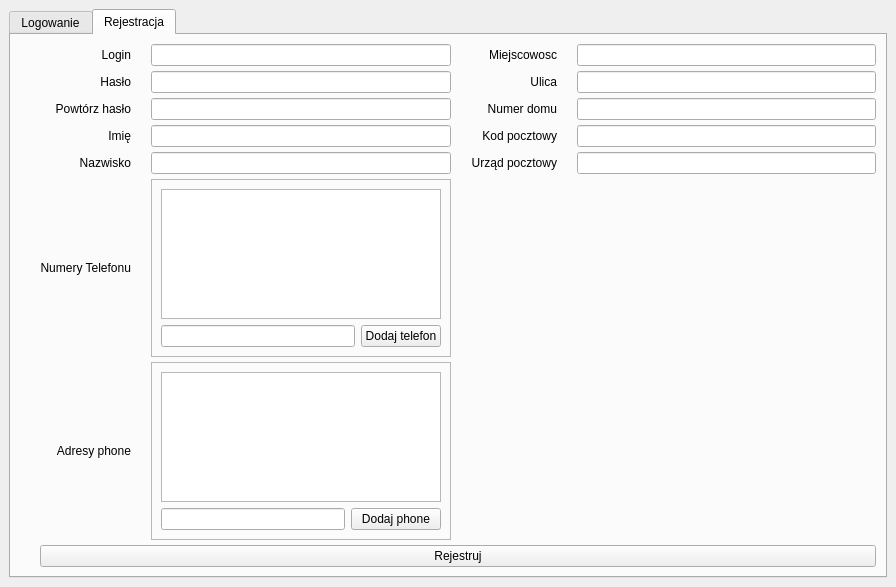
<?xml version="1.0" encoding="UTF-8"?>
<ui version="4.0">
 <class>MainWindow</class>
 <widget class="QMainWindow" name="MainWindow">
  <property name="geometry">
   <rect>
    <x>0</x>
    <y>0</y>
    <width>896</width>
    <height>587</height>
   </rect>
  </property>
  <property name="windowTitle">
   <string>MainWindow</string>
  </property>
  <widget class="QWidget" name="centralwidget">
   <layout class="QHBoxLayout" name="horizontalLayout_3">
    <item>
     <widget class="QTabWidget" name="tabWidget">
      <property name="currentIndex">
       <number>1</number>
      </property>
      <widget class="QWidget" name="loginTab">
       <attribute name="title">
        <string>Logowanie</string>
       </attribute>
       <widget class="QLabel" name="logowanieLabel">
        <property name="geometry">
         <rect>
          <x>10</x>
          <y>10</y>
          <width>38</width>
          <height>17</height>
         </rect>
        </property>
        <property name="text">
         <string>Login</string>
        </property>
        <property name="buddy">
         <cstring>loginLineEdit</cstring>
        </property>
       </widget>
       <widget class="QLineEdit" name="loginLineEdit">
        <property name="geometry">
         <rect>
          <x>55</x>
          <y>10</y>
          <width>200</width>
          <height>27</height>
         </rect>
        </property>
        <property name="minimumSize">
         <size>
          <width>200</width>
          <height>0</height>
         </size>
        </property>
       </widget>
       <widget class="QLabel" name="hasOLabel">
        <property name="geometry">
         <rect>
          <x>10</x>
          <y>50</y>
          <width>39</width>
          <height>17</height>
         </rect>
        </property>
        <property name="text">
         <string>Hasło</string>
        </property>
        <property name="buddy">
         <cstring>passwordLineEdit</cstring>
        </property>
       </widget>
       <widget class="QLineEdit" name="passwordLineEdit">
        <property name="geometry">
         <rect>
          <x>55</x>
          <y>49</y>
          <width>200</width>
          <height>27</height>
         </rect>
        </property>
        <property name="minimumSize">
         <size>
          <width>200</width>
          <height>0</height>
         </size>
        </property>
       </widget>
       <widget class="QPushButton" name="loginButton">
        <property name="geometry">
         <rect>
          <x>55</x>
          <y>82</y>
          <width>201</width>
          <height>27</height>
         </rect>
        </property>
        <property name="text">
         <string>Zaloguj</string>
        </property>
       </widget>
      </widget>
      <widget class="QWidget" name="registrationTab">
       <attribute name="title">
        <string>Rejestracja</string>
       </attribute>
       <layout class="QHBoxLayout" name="horizontalLayout_2">
        <item>
         <layout class="QGridLayout" name="gridLayout_3">
          <property name="leftMargin">
           <number>20</number>
          </property>
          <property name="horizontalSpacing">
           <number>20</number>
          </property>
          <property name="verticalSpacing">
           <number>5</number>
          </property>
          <item row="6" column="0">
           <widget class="QLabel" name="numeryTelefonuLabel">
            <property name="text">
             <string>Numery Telefonu</string>
            </property>
            <property name="alignment">
             <set>Qt::AlignRight|Qt::AlignTrailing|Qt::AlignVCenter</set>
            </property>
            <property name="buddy">
             <cstring>phoneLineEdit</cstring>
            </property>
           </widget>
          </item>
          <item row="3" column="3">
           <widget class="QLineEdit" name="postalCodeLineEdit"/>
          </item>
          <item row="2" column="0">
           <widget class="QLabel" name="passwordRepeatLabel">
            <property name="text">
             <string>Powtórz hasło</string>
            </property>
            <property name="alignment">
             <set>Qt::AlignRight|Qt::AlignTrailing|Qt::AlignVCenter</set>
            </property>
            <property name="buddy">
             <cstring>passwordRepeatLineEdit</cstring>
            </property>
           </widget>
          </item>
          <item row="6" column="1">
           <widget class="QFrame" name="frame">
            <property name="frameShape">
             <enum>QFrame::StyledPanel</enum>
            </property>
            <property name="frameShadow">
             <enum>QFrame::Raised</enum>
            </property>
            <layout class="QGridLayout" name="gridLayout">
             <item row="0" column="0" colspan="2">
              <widget class="QListWidget" name="phoneListView"/>
             </item>
             <item row="1" column="1">
              <widget class="QPushButton" name="addPhoneButton">
               <property name="text">
                <string>Dodaj telefon</string>
               </property>
              </widget>
             </item>
             <item row="1" column="0">
              <widget class="QLineEdit" name="phoneLineEdit"/>
             </item>
            </layout>
           </widget>
          </item>
          <item row="1" column="1">
           <widget class="QLineEdit" name="passwordLineEdit_2"/>
          </item>
          <item row="3" column="2">
           <widget class="QLabel" name="postalCodeLabel">
            <property name="text">
             <string>Kod pocztowy</string>
            </property>
            <property name="alignment">
             <set>Qt::AlignRight|Qt::AlignTrailing|Qt::AlignVCenter</set>
            </property>
            <property name="buddy">
             <cstring>postalCodeLineEdit</cstring>
            </property>
           </widget>
          </item>
          <item row="4" column="1">
           <widget class="QLineEdit" name="surnameLineEdit"/>
          </item>
          <item row="2" column="1">
           <widget class="QLineEdit" name="passwordRepeatLineEdit"/>
          </item>
          <item row="7" column="0">
           <widget class="QLabel" name="emailsLabel">
            <property name="text">
             <string>Adresy phone</string>
            </property>
            <property name="alignment">
             <set>Qt::AlignRight|Qt::AlignTrailing|Qt::AlignVCenter</set>
            </property>
            <property name="buddy">
             <cstring>emailLineEdit</cstring>
            </property>
           </widget>
          </item>
          <item row="1" column="0">
           <widget class="QLabel" name="hasOLabel_2">
            <property name="text">
             <string>Hasło</string>
            </property>
            <property name="alignment">
             <set>Qt::AlignRight|Qt::AlignTrailing|Qt::AlignVCenter</set>
            </property>
            <property name="buddy">
             <cstring>passwordLineEdit_2</cstring>
            </property>
           </widget>
          </item>
          <item row="0" column="1">
           <widget class="QLineEdit" name="logowanieLineEdit_2"/>
          </item>
          <item row="3" column="0">
           <widget class="QLabel" name="nameLabel">
            <property name="text">
             <string>Imię</string>
            </property>
            <property name="alignment">
             <set>Qt::AlignRight|Qt::AlignTrailing|Qt::AlignVCenter</set>
            </property>
            <property name="buddy">
             <cstring>nameLineEdit</cstring>
            </property>
           </widget>
          </item>
          <item row="0" column="2">
           <widget class="QLabel" name="cityLabel">
            <property name="text">
             <string>Miejscowosc</string>
            </property>
            <property name="alignment">
             <set>Qt::AlignRight|Qt::AlignTrailing|Qt::AlignVCenter</set>
            </property>
            <property name="buddy">
             <cstring>cityLineEdit</cstring>
            </property>
           </widget>
          </item>
          <item row="2" column="3">
           <widget class="QLineEdit" name="homeNumberLineEdit"/>
          </item>
          <item row="4" column="3">
           <widget class="QLineEdit" name="postOfficeLineEdit"/>
          </item>
          <item row="6" column="2">
           <widget class="QWidget" name="emailsWidget" native="true">
            <property name="minimumSize">
             <size>
              <width>0</width>
              <height>100</height>
             </size>
            </property>
            <layout class="QVBoxLayout" name="verticalLayout_5"/>
           </widget>
          </item>
          <item row="3" column="1">
           <widget class="QLineEdit" name="nameLineEdit"/>
          </item>
          <item row="7" column="1">
           <widget class="QFrame" name="frame_2">
            <property name="frameShape">
             <enum>QFrame::StyledPanel</enum>
            </property>
            <property name="frameShadow">
             <enum>QFrame::Raised</enum>
            </property>
            <layout class="QGridLayout" name="gridLayout_2">
             <item row="1" column="1">
              <widget class="QPushButton" name="addEmailButton">
               <property name="text">
                <string>  Dodaj phone  </string>
               </property>
              </widget>
             </item>
             <item row="1" column="0">
              <widget class="QLineEdit" name="emailLineEdit"/>
             </item>
             <item row="0" column="0" colspan="2">
              <widget class="QListView" name="emailListView"/>
             </item>
            </layout>
           </widget>
          </item>
          <item row="1" column="3">
           <widget class="QLineEdit" name="streetLineEdit"/>
          </item>
          <item row="4" column="0">
           <widget class="QLabel" name="surnameLabel">
            <property name="text">
             <string>Nazwisko</string>
            </property>
            <property name="alignment">
             <set>Qt::AlignRight|Qt::AlignTrailing|Qt::AlignVCenter</set>
            </property>
            <property name="buddy">
             <cstring>surnameLineEdit</cstring>
            </property>
           </widget>
          </item>
          <item row="1" column="2">
           <widget class="QLabel" name="streetLabel">
            <property name="text">
             <string>Ulica</string>
            </property>
            <property name="alignment">
             <set>Qt::AlignRight|Qt::AlignTrailing|Qt::AlignVCenter</set>
            </property>
            <property name="buddy">
             <cstring>streetLineEdit</cstring>
            </property>
           </widget>
          </item>
          <item row="2" column="2">
           <widget class="QLabel" name="homeNumberLabel">
            <property name="text">
             <string>Numer domu</string>
            </property>
            <property name="alignment">
             <set>Qt::AlignRight|Qt::AlignTrailing|Qt::AlignVCenter</set>
            </property>
            <property name="buddy">
             <cstring>homeNumberLineEdit</cstring>
            </property>
           </widget>
          </item>
          <item row="4" column="2">
           <widget class="QLabel" name="postOfficeLabel">
            <property name="text">
             <string>Urząd pocztowy</string>
            </property>
            <property name="alignment">
             <set>Qt::AlignRight|Qt::AlignTrailing|Qt::AlignVCenter</set>
            </property>
            <property name="buddy">
             <cstring>postOfficeLineEdit</cstring>
            </property>
           </widget>
          </item>
          <item row="0" column="3">
           <widget class="QLineEdit" name="cityLineEdit"/>
          </item>
          <item row="0" column="0">
           <widget class="QLabel" name="logowanieLabel_2">
            <property name="text">
             <string>Login</string>
            </property>
            <property name="alignment">
             <set>Qt::AlignRight|Qt::AlignTrailing|Qt::AlignVCenter</set>
            </property>
            <property name="buddy">
             <cstring>logowanieLineEdit_2</cstring>
            </property>
           </widget>
          </item>
          <item row="8" column="0" colspan="4">
           <widget class="QPushButton" name="registerBtn">
            <property name="text">
             <string>Rejestruj</string>
            </property>
           </widget>
          </item>
         </layout>
        </item>
       </layout>
      </widget>
     </widget>
    </item>
   </layout>
  </widget>
 </widget>
 <tabstops>
  <tabstop>loginLineEdit</tabstop>
  <tabstop>passwordLineEdit</tabstop>
  <tabstop>loginButton</tabstop>
  <tabstop>logowanieLineEdit_2</tabstop>
  <tabstop>passwordLineEdit_2</tabstop>
  <tabstop>passwordRepeatLineEdit</tabstop>
  <tabstop>nameLineEdit</tabstop>
  <tabstop>surnameLineEdit</tabstop>
  <tabstop>phoneLineEdit</tabstop>
  <tabstop>addPhoneButton</tabstop>
  <tabstop>phoneListView</tabstop>
  <tabstop>emailLineEdit</tabstop>
  <tabstop>addEmailButton</tabstop>
  <tabstop>emailListView</tabstop>
  <tabstop>cityLineEdit</tabstop>
  <tabstop>streetLineEdit</tabstop>
  <tabstop>homeNumberLineEdit</tabstop>
  <tabstop>postalCodeLineEdit</tabstop>
  <tabstop>postOfficeLineEdit</tabstop>
  <tabstop>registerBtn</tabstop>
  <tabstop>tabWidget</tabstop>
 </tabstops>
 <resources/>
 <connections/>
</ui>
